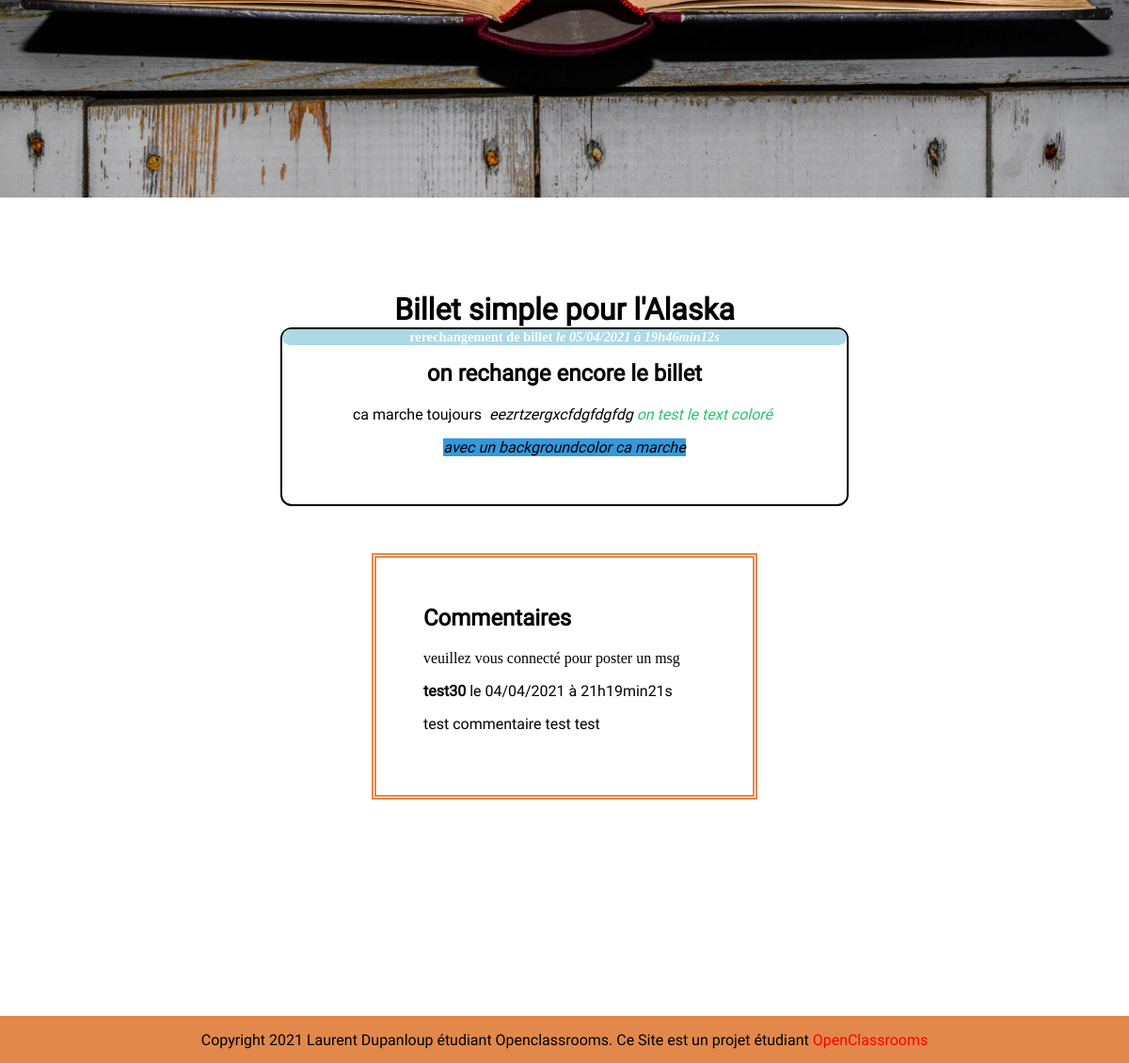
Page /index.php?action=post&id=36 (lower part) on the earlier database version.
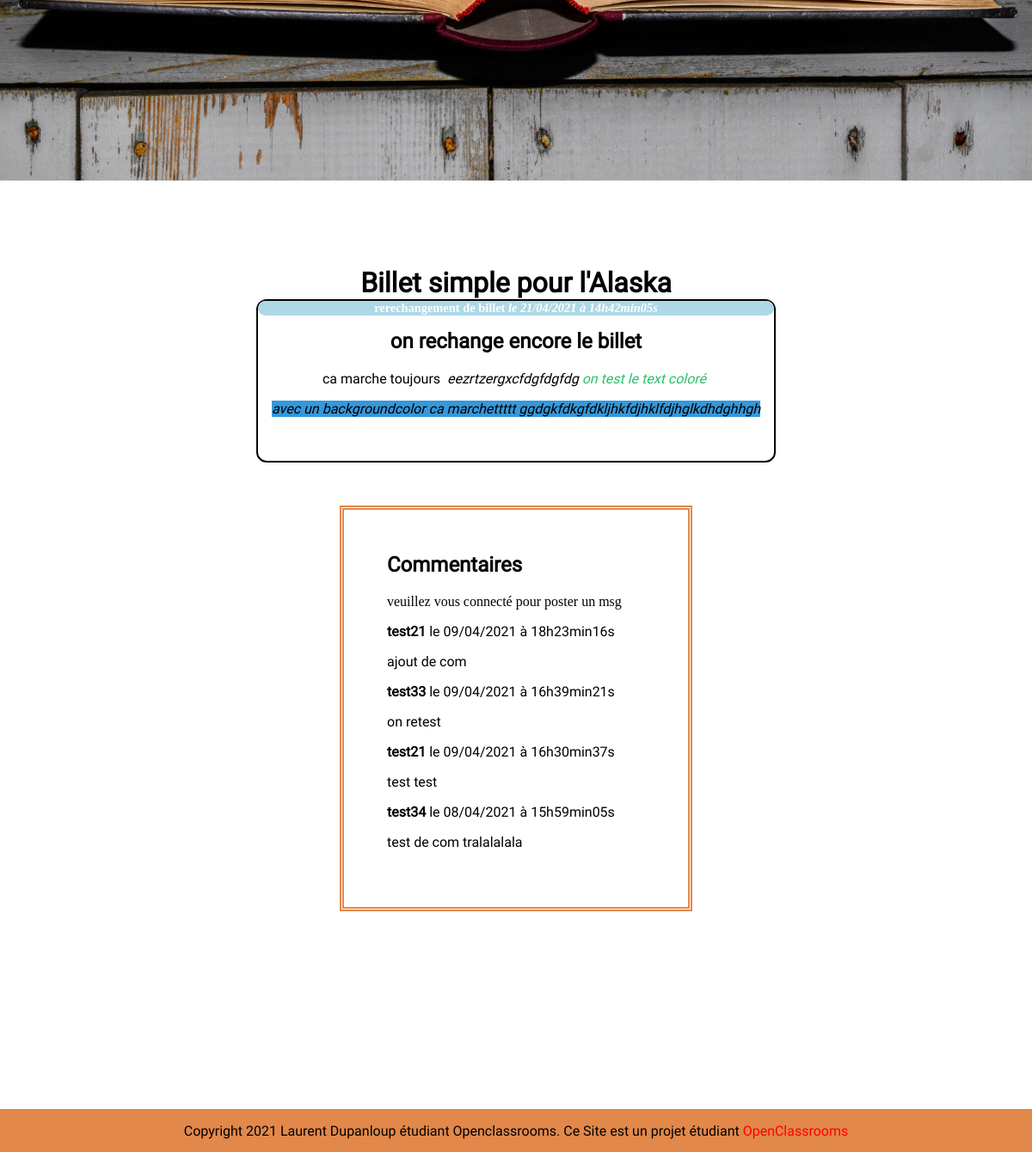
Same page on the later database version.
### tables this page shows
CREATE TABLE `posts` (
  `id` int(11) NOT NULL,
  `title` varchar(255) NOT NULL,
  `content` text NOT NULL,
  `creation_date` datetime NOT NULL
);

CREATE TABLE `comments` (
  `id` int(11) NOT NULL,
  `post_id` int(11) NOT NULL,
  `comment` text NOT NULL,
  `signalement` tinyint(1) NOT NULL,
  `author_id` int(11) DEFAULT NULL,
  `comment_date` datetime NOT NULL
);

CREATE TABLE `membre` (
  `id` int(11) NOT NULL,
  `pseudo` varchar(255) NOT NULL,
  `mdp` varchar(255) NOT NULL,
  `droit` tinyint(1) NOT NULL DEFAULT '0'
);

### controller/frontend.php (called while the page is built, shortened)
<?php
require_once('model/PostManager.php');
require_once('model/CommentManager.php');
function post($id)
{
    $postManager = new PostManager();
    $commentManager = new CommentManager();
    $post = $postManager->getPost($_GET['id']);
    $comments = $commentManager->getComments($_GET['id']);
    require('view/frontend/postView.php');
}

### model/PostManager.php (called while the page is built, shortened)
<?php
class PostManager extends Manager
{
    public function getPost($postId)
    {
        $db = $this->dbConnect();
        $req = $db->prepare('SELECT id, title, content, DATE_FORMAT(creation_date, \'%d/%m/%Y à %Hh%imin%ss\') AS creation_date_fr FROM posts WHERE id = ? ORDER BY creation_date DESC');
        $req->execute(array($postId));
        $post = $req->fetch();
        return $post;
    }
}

### model/CommentManager.php (called while the page is built, shortened)
<?php
class CommentManager extends Manager
{
    public function getComments($postId)
    {
        $db = $this->dbConnect();
        $comments = $db->prepare('SELECT comments.id as ID, comments.comment, comments.signalement, comments.author_id, DATE_FORMAT(comment_date, \'%d/%m/%Y à %Hh%imin%ss\')AS comment_date_fr, membre.id, membre.pseudo FROM comments INNER JOIN membre
    ON comments.author_id = membre.id WHERE comments.post_id = ? ORDER BY comment_date DESC');
        $comments->execute(array($postId));
        return $comments;
    }
}

### view/frontend/postView.php (the view, shortened to what this page needs)
<h1>Billet simple pour l'Alaska</h1>
<div class="news">
    <h3 class="titrepost">
        <?= htmlspecialchars($post['title']) ?>
        <em>le <?= $post['creation_date_fr'] ?></em>
    </h3>
    <p>
            <?= $post['content'] ?>
    </p>
</div>
<div class="blog">
<h2 id="commentaires">Commentaires</h2>
<?php
    if($_SESSION){
?>
<form action="index.php?action=addComment&amp;id=<?= $post['id'] ?>" method="post">
    <div>
        <label><?=$_SESSION['pseudo']?></label><br />
    </div>
    <div>
        <label for="comment">Commentaire</label><br />
        <textarea id="comment" name="comment"></textarea>
    </div>
    <div>
        <input type="submit" >
    </div>
</form>
<?php }
elseif(!$_SESSION){
    echo 'veuillez vous connecté pour poster un msg';
}
while ($comment = $comments->fetch())
{
    if(!$_SESSION) {
        ?>
    <p><strong><?= htmlspecialchars($comment['pseudo']) ?></strong> le <?= $comment['comment_date_fr'] ?></p>
    <p><?= nl2br(htmlspecialchars($comment['comment'])) ?></p>
    <?php
     }
    }
?>
</div>
<?php $content = ob_get_clean(); ?>
<?php require('template.php'); ?>

### index.php (shortened to what this page needs)
<?php
require('controller/frontend.php');
try {
    if (isset($_GET['action'])) {
        if ($_GET['action'] == 'listPosts') {
                listPosts();
            }
        elseif ($_GET['action'] == 'post') {
            if (isset($_GET['id']) && $_GET['id'] > 0) {
                post($_GET['id']);
            }
            else {
                throw new Exception('Aucun identifiant de billet envoyé');
            }
            }
        elseif ($_GET['action'] == 'decoMember') {
                decoMember();
    }
        elseif($_GET['action'] == 'signalementCancel') {
                signalementCancel($_GET['id']);
            }
    }
    else {
            listPosts();
        }
    }
catch(Exception $e) {
    echo 'Erreur : ' . $e->getMessage();
}

### view/frontend/template.php (shortened to what this page needs)
<!DOCTYPE html>
<html>
    <head>
        <link href="public/css/mediumscreen.css" rel="stylesheet" />
		<link href="public/css/smallscreen.css" rel="stylesheet" />
        <link href="public/css/style.css" rel="stylesheet" />
        <link rel="stylesheet" href="https://use.fontawesome.com/releases/v5.6.1/css/all.css"/>
    </head>
    <body>
		<img class="img1" src="antique-book-bindings-books-1005324-2000x1200.jpg">
        <?= $content ?>
    <footer>
 		<p>Copyright 2021 Laurent Dupanloup étudiant Openclassrooms. Ce Site est un projet étudiant <a href="https://openclassrooms.com/">OpenClassrooms</a></p>
	</footer>
    </body>
</html>

### public/css/style.css (style rules this page uses)
h1 { text-align:center; margin:auto; padding-top: 100px; text-align: justify-all; font-family:'roboto-regular',Arial, sans-serif; }
.titrepost { text-align:center; margin:auto; background-color:lightblue; color:white; font-size:0.9em; border-radius : 12px; }
.news { width:50%; margin:auto; border: 2px solid black; border-radius: 12px; text-align: center; }
.blog { width: 300px; margin:auto; border: thick double black; padding: 50px 50px 50px 50px; margin-bottom: 50px; margin-top: 50px; border-color: #E2884A; word-wrap: break-word; }
p { font-family:'roboto-regular',Arial, sans-serif; }
body { display: flex; align-items:flex-start; justify-content: flex-start; flex-direction: column; margin:auto; width: 100%; }
.img1 { width: 100%; height: 100%; }
a { text-decoration: none; color: red; }
h2 { margin-top: 0px; font-family:'roboto-regular',Arial, sans-serif; }
footer { width: 100%; text-align: center; background-color: #E2884A; margin-top: 15%; height: 50px; }

Differences in the rows shown:
removed comments: author.pseudo "test30", comment_date_fr "04/04/2021 à 21h19min21s", comment "test commentaire test test"
changed posts "rerechangement de billet": content "on rechange encore le billet ca marche toujours eezrtzergxcfdgfdgfdg on test le text coloré avec un backgroundcolor ca marche" → "…avec un backgroundcolor ca marchettttt ggdgkfdkgfdkljhkfdjhklfdjhglkdhdghhgh"
added comments: author.pseudo "test21", comment_date_fr "09/04/2021 à 18h23min16s", comment "ajout de com"
added comments: author.pseudo "test33", comment_date_fr "09/04/2021 à 16h39min21s", comment "on retest"
added comments: author.pseudo "test21", comment_date_fr "09/04/2021 à 16h30min37s", comment "test test"
added comments: author.pseudo "test34", comment_date_fr "08/04/2021 à 15h59min05s", comment "test de com tralalalala"
Other differences:
$post['creation_date_fr']: "05/04/2021 à 19h46min12s" → "21/04/2021 à 14h42min05s"
